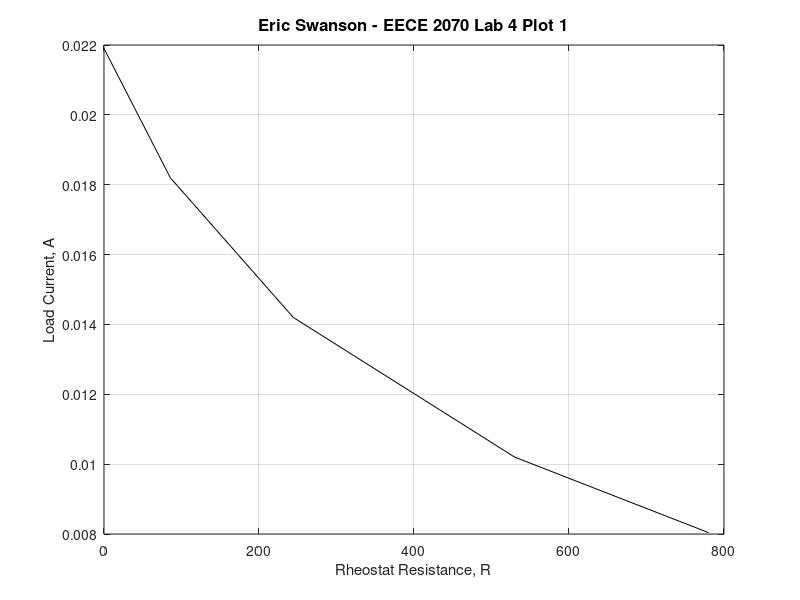

The MATLAB source for this figure:
%Eric Swanson
%EECE 2070 - 803
%Plot 1, figure 1
% IL vs. R plot

figure (1);
IL = [ 0.0219 0.0182 0.0142 0.0102 0.00804  ];
R = [ 0 85.56 244.29 530 780 ];
plot (R, IL, 'k-');
ylabel ('Load Current, A'); xlabel ('Rheostat Resistance, R');
grid on;
title ('Eric Swanson - EECE 2070 Lab 4 Plot 1', 'Fontsize', 12);
